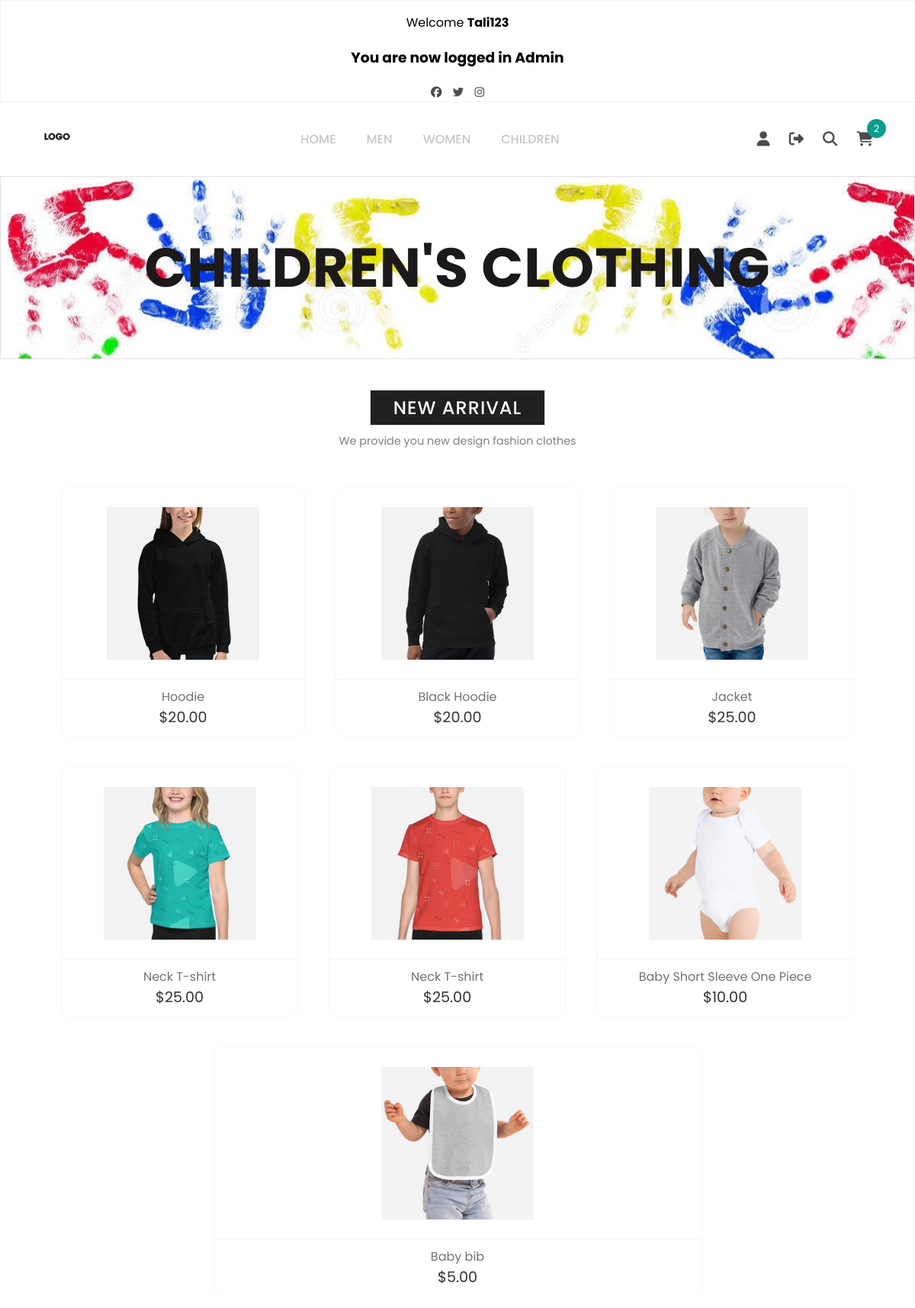
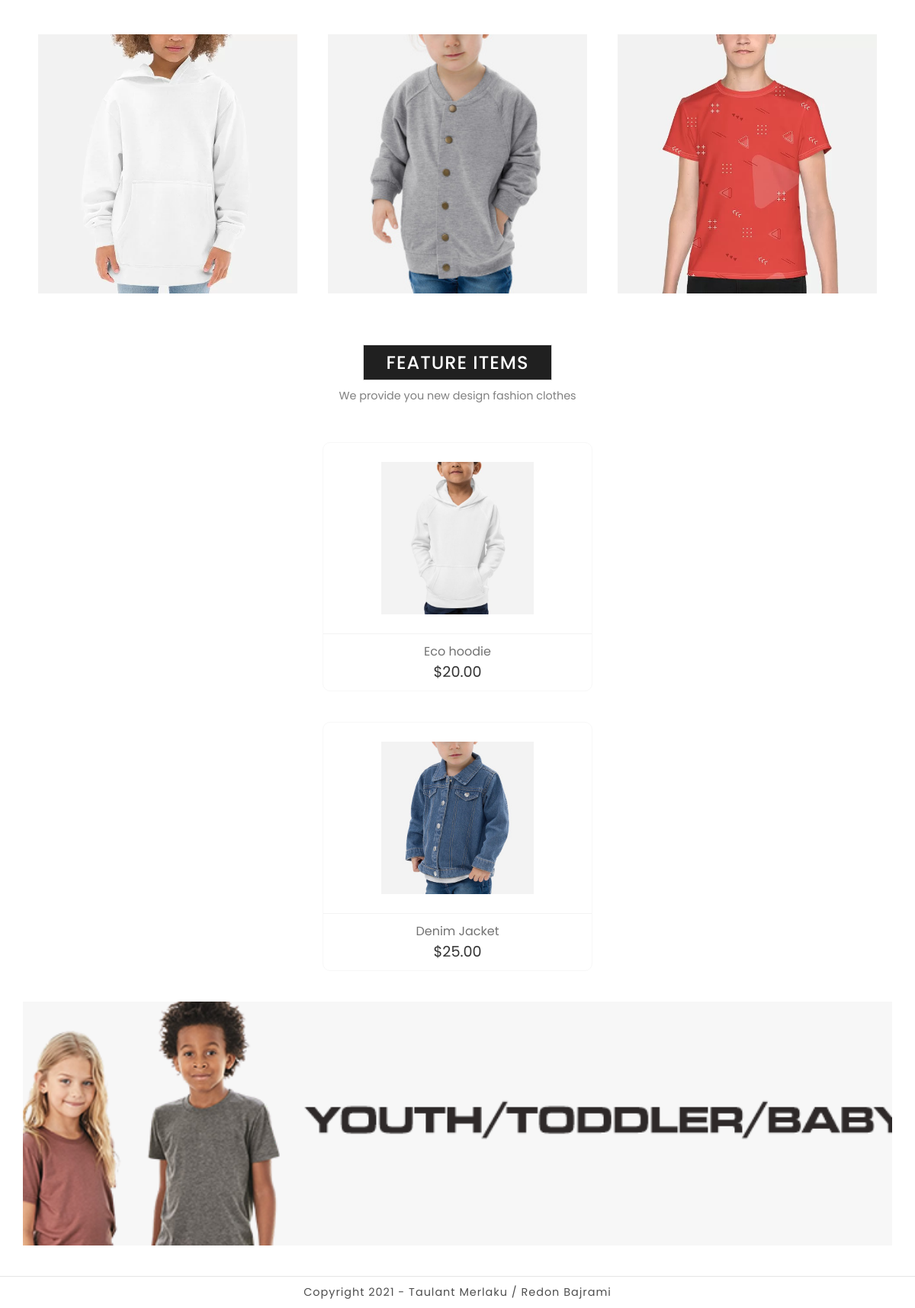
The page /Kids.php (signed in) on the database its author committed (2 pictures, top to bottom).
### tables this page shows
CREATE TABLE `kidsnewarrival` (
  `id` int(11) NOT NULL,
  `table` varchar(255) NOT NULL DEFAULT 'kidsnewarrival',
  `img` varchar(255) NOT NULL,
  `name` varchar(255) NOT NULL,
  `price` decimal(10,2) NOT NULL
);

CREATE TABLE `kidsfeatureitems` (
  `id` int(11) NOT NULL,
  `table` varchar(255) NOT NULL DEFAULT 'kidsfeatureitems',
  `img` varchar(255) NOT NULL,
  `name` varchar(255) NOT NULL,
  `price` decimal(10,2) NOT NULL
);

### includeParts/products.php (the view, shortened to what this page needs)
<?php if (mysqli_num_rows($select_product) > 0) {
    while ($fetch_product = mysqli_fetch_assoc($select_product)) { ?>
        <form class="product-box" method="post" action="">
            <div class="product-img">
                <img src="img/<?php echo $fetch_product['img']; ?>" />
            </div>
            <div class="product-details">
                <a href="#" class="p-name"><?php echo $fetch_product['name']; ?></a>
                <span class="p-price">$<?php echo $fetch_product['price']; ?></span>
            </div>
        </form>
<?php };
}; ?>

### css/style.css (style rules this page uses)
body { margin: 0; padding: 0; font-family: poppins; background-color: #ffff; }
* { box-sizing: border-box; }
a { text-decoration: none; }
.product-box { display: flex; flex-grow: 0.5; flex-direction: column; align-items: center; border: 1px solid #f7f7f7; border-radius: 10px; margin: 20px; }
.product-img { width: 200px; height: 210px; margin: 20px; cursor: pointer; position: relative; }
.product-img img { width: 100%; height: 100%; object-fit: contain; object-position: center; }
.product-details { display: flex; flex-direction: column; align-items: center; width: 100%; padding: 10px 20px; border-top: 1px solid #f3f3f3; }
.p-name { color: #727272; }
.p-price { color: #333333; font-size: 1.2rem; font-weight: 400; }

### rows shown on the page
kidsnewarrival: img (picture), name "Hoodie", price "20.00"
kidsnewarrival: img (picture), name "Black Hoodie", price "20.00"
kidsnewarrival: img (picture), name "Jacket", price "25.00"
kidsnewarrival: img (picture), name "Neck T-shirt", price "25.00"
kidsnewarrival: img (picture), name "Neck T-shirt", price "25.00"
kidsnewarrival: img (picture), name "Baby Short Sleeve One Piece", price "10.00"
kidsnewarrival: img (picture), name "Baby bib", price "5.00"
kidsfeatureitems: img (picture), name "Eco hoodie", price "20.00"
kidsfeatureitems: img (picture), name "Denim Jacket", price "25.00"

### other values the page prints
$_SESSION['username'] "Tali123"
$_SESSION['success'] "You are now logged in Admin"
$rowcount "2"
